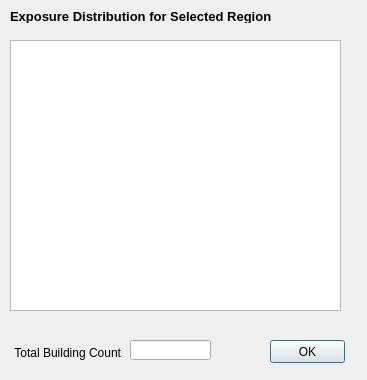
<?xml version="1.0" encoding="UTF-8"?>
<ui version="4.0">
 <class>tablePreviewDialog</class>
 <widget class="QDialog" name="tablePreviewDialog">
  <property name="geometry">
   <rect>
    <x>0</x>
    <y>0</y>
    <width>367</width>
    <height>380</height>
   </rect>
  </property>
  <property name="windowTitle">
   <string>Feature Details</string>
  </property>
  <widget class="QTableView" name="table_result">
   <property name="geometry">
    <rect>
     <x>10</x>
     <y>40</y>
     <width>331</width>
     <height>271</height>
    </rect>
   </property>
  </widget>
  <widget class="QLabel" name="lb_title">
   <property name="geometry">
    <rect>
     <x>10</x>
     <y>10</y>
     <width>305</width>
     <height>13</height>
    </rect>
   </property>
   <property name="font">
    <font>
     <pointsize>10</pointsize>
     <weight>75</weight>
     <bold>true</bold>
    </font>
   </property>
   <property name="text">
    <string>Exposure Distribution for Selected Region</string>
   </property>
  </widget>
  <widget class="QLabel" name="lb_bldgcount">
   <property name="geometry">
    <rect>
     <x>10</x>
     <y>340</y>
     <width>111</width>
     <height>25</height>
    </rect>
   </property>
   <property name="text">
    <string>Total Building Count</string>
   </property>
   <property name="alignment">
    <set>Qt::AlignRight|Qt::AlignTrailing|Qt::AlignVCenter</set>
   </property>
  </widget>
  <widget class="QLineEdit" name="txt_bldgcount">
   <property name="geometry">
    <rect>
     <x>130</x>
     <y>340</y>
     <width>81</width>
     <height>20</height>
    </rect>
   </property>
  </widget>
  <widget class="QPushButton" name="btn_ok">
   <property name="geometry">
    <rect>
     <x>270</x>
     <y>340</y>
     <width>75</width>
     <height>23</height>
    </rect>
   </property>
   <property name="text">
    <string>OK</string>
   </property>
  </widget>
 </widget>
 <resources/>
 <connections/>
</ui>
